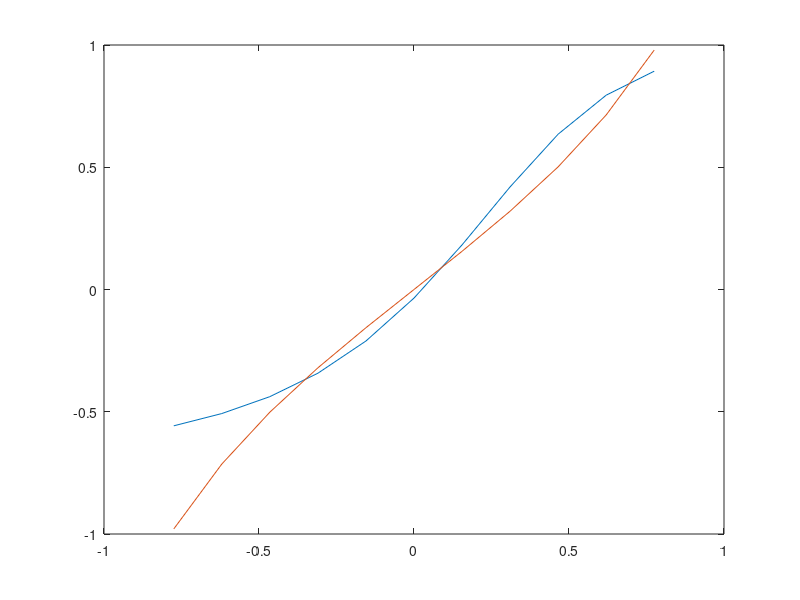

Here is the MATLAB script that generated this plot:
% C4 with 1000 iterations



%Learned weights
w_input = [0.726811 ];
w_hidden = [2.016634 2.740398 2.001433 ];
w_output = [1.885439 -0.081547 1.202726 ];
%Learned Bias
b_input = [-0.971001 ];
b_hidden = [1.369403 0.877756 -0.104604 ];
b_output = [1.271501 ];

%initialising the limit and pi
limit = 0.25;
pi=3.1;


%specify the number of input values
total = 11;   % total number of inputs
number = (total-1)/2;

%calculate the input values
x_input = -pi*limit:pi*limit/number:pi*limit;




%Sigmoid function G(s)
function [ out ] = sigmoidd( s )
	out = (1 - exp(-2*s)) ./ (1 + exp(-2*s));
end

%Sigmoid derivative function G'(s)
function [ out ] = sigmoidd_derivative( s )
	out = (4 * exp(-2*s)) ./ ((1 + exp(-2*s)) .* (1 + exp(-2*s))) ;
end


function [ out ] = forward_hidden( x , w , b )
	j = 1;
	for i = x
		out(j)= w(j)*i + b(j);
		%disp(out(j));
		j= j + 1;
	endfor;
end

function [ out ] = forward_output( x , w , b )
	x_t = transpose(x);
	out = w*x_t;
	out = out + b;
end


function[ D ] = calculateC3(Ynn,x_input,iterations)
    sum_of_error = 0;
    for loop = 1:iterations
        error = (Ynn(loop) - tan(x_input(loop)));
        error = (error^2);
        sum_of_error = sum_of_error + error;
    endfor;
    D =( 1/iterations ) * sqrt(sum_of_error);
    fprintf("\nD is %f",D);
end

% run forward passs again to get values
count1 =1;
for i = sort(x_input)
	x_hidden = [ 1 1 1 ];
	x_output = [ 1 1 1 ];


	y_first = [ 1 ];
	y_second = [ 1 1 1 ];
	y_third = [ 1 ];

	% layer 1
	y_first = i * w_input(1) + b_input(1);
	out = sigmoidd(y_first);
	x_hidden = x_hidden * out;

	y_second = forward_hidden(x_hidden,w_hidden,b_hidden);

	% layer 2
	k = 1;	
	for j = y_second
		x_output(k) = sigmoidd(j);
		k = k + 1;	
	endfor;

	% layer 3
	y_third = forward_output(x_output, w_output, b_output);
	y_target = sigmoidd(y_third);

	calculated_output(count1) = y_target;
	count1 = count1 +1;
endfor;

plot_x = sort(x_input);
plot_y1 = calculated_output;

plot(plot_x,plot_y1,plot_x,tan(plot_x));

D = calculateC3(calculated_output,x_input,total);
printf("Sum of Average Error difference, D = ");
disp(D);

clear;







